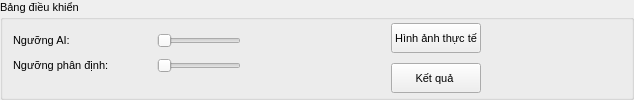
           <widget class="QGroupBox" name="groupBox_13">
            <property name="font">
             <font>
              <pointsize>8</pointsize>
             </font>
            </property>
            <property name="title">
             <string>Bảng điều khiển</string>
            </property>
            <layout class="QGridLayout" name="gridLayout_27">
             <property name="leftMargin">
              <number>0</number>
             </property>
             <property name="topMargin">
              <number>0</number>
             </property>
             <property name="rightMargin">
              <number>0</number>
             </property>
             <property name="bottomMargin">
              <number>0</number>
             </property>
             <property name="spacing">
              <number>0</number>
             </property>
             <item row="0" column="0">
              <layout class="QFormLayout" name="formLayout_8">
               <property name="horizontalSpacing">
                <number>0</number>
               </property>
               <property name="verticalSpacing">
                <number>10</number>
               </property>
               <property name="leftMargin">
                <number>10</number>
               </property>
               <property name="topMargin">
                <number>10</number>
               </property>
               <item row="0" column="0">
                <widget class="QLabel" name="show_limit_ai_4cam">
                 <property name="text">
                  <string>Ngưỡng AI:               </string>
                 </property>
                </widget>
               </item>
               <item row="0" column="1">
                <widget class="QSlider" name="slider_limit_ai_4cam">
                 <property name="orientation">
                  <enum>Qt::Horizontal</enum>
                 </property>
                </widget>
               </item>
               <item row="1" column="0">
                <widget class="QLabel" name="show_limit_area_4cam">
                 <property name="text">
                  <string>Ngưỡng phân định:                </string>
                 </property>
                </widget>
               </item>
               <item row="1" column="1">
                <widget class="QSlider" name="slider_limit_area_4cam">
                 <property name="orientation">
                  <enum>Qt::Horizontal</enum>
                 </property>
                </widget>
               </item>
              </layout>
             </item>
             <item row="0" column="1">
              <spacer name="horizontalSpacer_14">
               <property name="orientation">
                <enum>Qt::Horizontal</enum>
               </property>
               <property name="sizeType">
                <enum>QSizePolicy::Minimum</enum>
               </property>
               <property name="sizeHint" stdset="0">
                <size>
                 <width>150</width>
                 <height>20</height>
                </size>
               </property>
              </spacer>
             </item>
             <item row="0" column="2">
              <layout class="QVBoxLayout" name="verticalLayout_11">
               <property name="spacing">
                <number>10</number>
               </property>
               <item>
                <widget class="QPushButton" name="but_real_4cam">
                 <property name="minimumSize">
                  <size>
                   <width>0</width>
                   <height>30</height>
                  </size>
                 </property>
                 <property name="text">
                  <string>Hình ảnh thực tế</string>
                 </property>
                 <property name="icon">
                  <iconset resource="icons.qrc">
                   <normaloff>:/icon/icons/Picture-Landscape--Streamline-Ultimate.png</normaloff>:/icon/icons/Picture-Landscape--Streamline-Ultimate.png</iconset>
                 </property>
                </widget>
               </item>
               <item>
                <widget class="QPushButton" name="but_result_4cam">
                 <property name="minimumSize">
                  <size>
                   <width>0</width>
                   <height>30</height>
                  </size>
                 </property>
                 <property name="text">
                  <string>Kết quả </string>
                 </property>
                 <property name="icon">
                  <iconset resource="icons.qrc">
                   <normaloff>:/icon/icons/Binocular--Streamline-Ultimate.png</normaloff>:/icon/icons/Binocular--Streamline-Ultimate.png</iconset>
                 </property>
                </widget>
               </item>
              </layout>
             </item>
             <item row="0" column="3">
              <spacer name="horizontalSpacer_15">
               <property name="orientation">
                <enum>Qt::Horizontal</enum>
               </property>
               <property name="sizeType">
                <enum>QSizePolicy::Minimum</enum>
               </property>
               <property name="sizeHint" stdset="0">
                <size>
                 <width>150</width>
                 <height>20</height>
                </size>
               </property>
              </spacer>
             </item>
            </layout>
           </widget>
